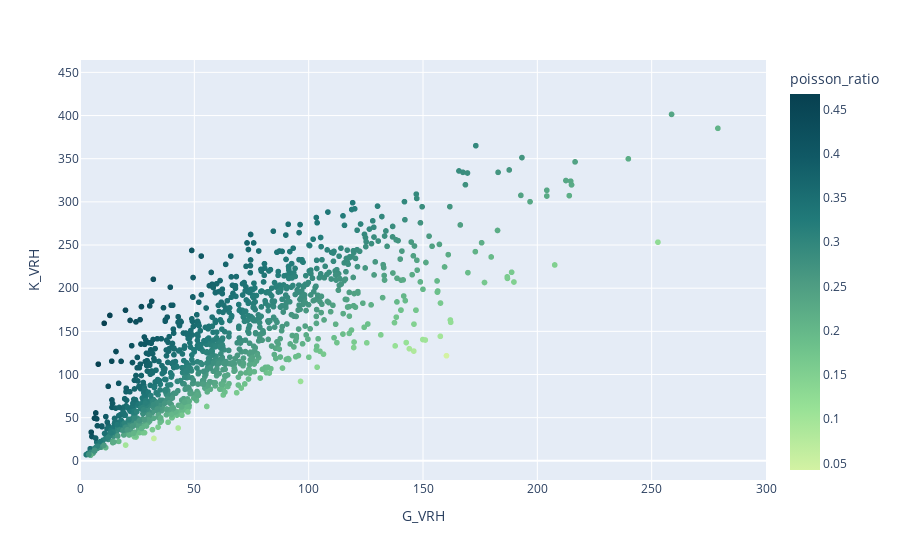

The notebook cell saved with this chart:
### Code cell
import plotly.express as px

fig = px.scatter(df_el, x = 'G_VRH', y = 'K_VRH', color = 'poisson_ratio', color_continuous_scale = 'emrld', range_x = [0, 300])
fig.show()

### Figure 1 — Plotly figure (JSON) as saved in the notebook; plotly's stock layout.template omitted (floating-point values rounded to 4 significant figures; data arrays with more than 128 entries replaced by an {"elided": "..."} marker saying what was removed)
{"data": [{"hovertemplate": "G_VRH=%{x}<br>K_VRH=%{y}<br>poisson_ratio=%{marker.color}<extra></extra>", "legendgroup": "", "marker": {"color": {"elided": "1181 float values"}, "coloraxis": "coloraxis", "symbol": "circle"}, "mode": "markers", "name": "", "showlegend": false, "type": "scattergl", "x": {"elided": "1181 float values"}, "xaxis": "x", "y": {"elided": "1181 float values"}, "yaxis": "y"}], "layout": {"coloraxis": {"colorbar": {"title": {"text": "poisson_ratio"}}, "colorscale": [[0, "rgb(211, 242, 163)"], [0.1667, "rgb(151, 225, 150)"], [0.3333, "rgb(108, 192, 139)"], [0.5, "rgb(76, 155, 130)"], [0.6667, "rgb(33, 122, 121)"], [0.8333, "rgb(16, 89, 101)"], [1, "rgb(7, 64, 80)"]]}, "legend": {"tracegroupgap": 0}, "margin": {"t": 60}, "xaxis": {"anchor": "y", "domain": [0, 1], "range": [0, 300], "title": {"text": "G_VRH"}}, "yaxis": {"anchor": "x", "domain": [0, 1], "title": {"text": "K_VRH"}}}}
